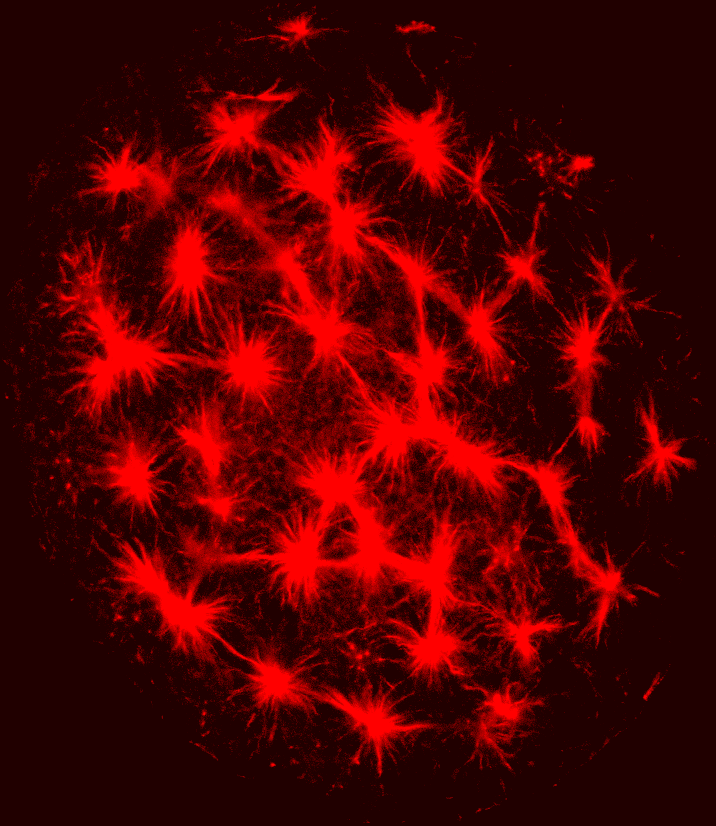
#> input picture expt/input_2_image009_cf_0.189.tif, 716 x 826 px, found by its file name
$ python voronoi_ExptData_12.2019.py
#> lines starting #> are read from the running program, lines starting #| are printed output that depends on the picture
from pylab import plot, ginput, show, axis
import sys
import numpy as np
import os
from random import uniform
from scipy.spatial import Voronoi, Delaunay , voronoi_plot_2d
import matplotlib.pyplot as plt
import matplotlib.image as mpimg
from shapely.geometry import MultiPoint, Point, Polygon
from shapely.ops import polygonize
from scipy.spatial import ConvexHull
from matplotlib.ticker import MaxNLocator
import cv2
import plot_voronoi as plotdata


#------------------------------------------------
# Area of a triangle
def triarea( a , b , c ):
	triarea = 0.5*abs( np.cross( (b - a ) , ( c - a ) )  )
	return triarea


# calculates the area of voronoi region
# [20 lines left out: functions calculate_area, pointOnCirl, not called in this run]


# return true if data lies inside the circle, false if outside
def checkCircle( dp , radius ):
	return( (( dp[0] - (w/2.0))**2 + (dp[1] - (h/2.0))**2 ) < radius**2 )

# return sq. dist
def get_sdistance(P1, P2):
	square_distance =  (P1[0]-P2[0])*(P1[0]-P2[0]) + (P1[1]-P2[1])*(P1[1]-P2[1])
	return square_distance

# merge the coordinates based on the distance b/w the.
# Not needed for expt data at the moment
# needed for simulation data - as 2 asters could be over-lapping
# [23 lines left out: function merge_coordinates, not called in this run]


#############################################################################################################
# 					                       Specify PATHs, filenames, parameters , criterion
#############################################################################################################


IPATH_Image     = './'         #'./image/'
filenameImage   =  'input_2_image009_cf_0.189'

OPATH_fig		= './'         # './output_fig/' #
OPATH_files		= './'         #'./output_files/' #
outfilename     = 'input_2_image009_cf_0.189'    # name by which the o/p files should be prefixed or suffixed


NumberBoundaryPoints  = 25
method                = 3
px2micron             = 0.189   # 1 px corresponds to um?
# work in progress to read metadata here n infer as in matlab - for now - its an input param for user

typeimage               = 'expt'   # work in progress, - pls ignore for now

vizpt                 	= 1  # bool for visual representation of voronoi plot.
						   # 0: minimal optimized bp represented
						   # 1: additional points represented but not considered for stats
NumberBoundaryPointsViz = 35


OffsetAU	            = 0      # not used now, exists due to historical reasons - pls ignore

overlay_plot            = 1
cuttoff_merge_expt      = 10 # value for cut-off
exptdata                = 1


#############################################################################################################
# 					                        Read in the image & extract aster centroids
#############################################################################################################

img = cv2.imread( IPATH_Image + filenameImage + '.tif' , 0   )
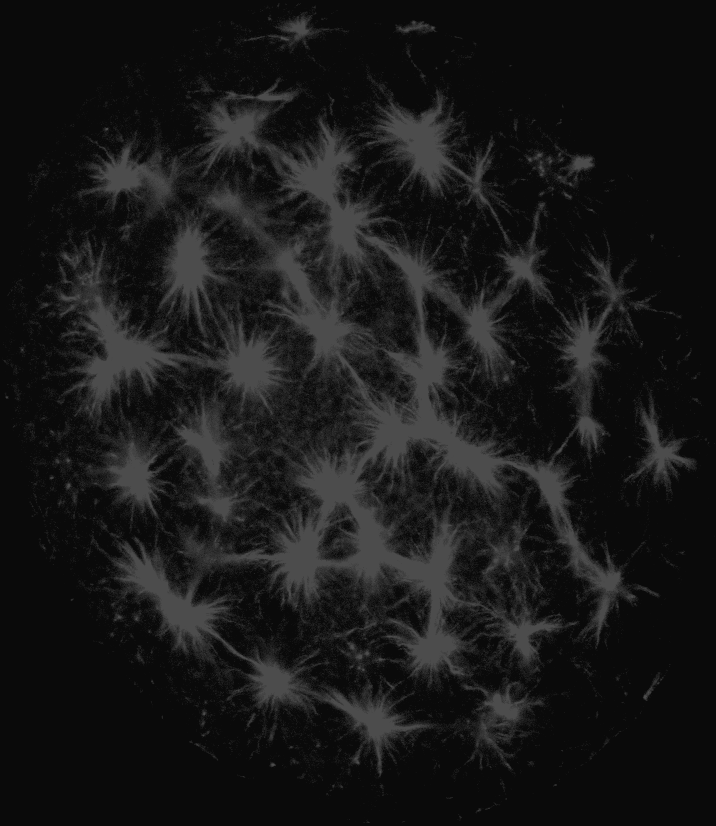
#> img: shape (826, 716); min 10, max 76, mean 24.1
h   = img.shape[0]
#> h = 826
w   = img.shape[1]
#> w = 716
print( h , w  )
#| 826 716
# mean half dimension along length n width
CellRad  =  (( h/2.0 + w/2.0 )/2.0 )
#> CellRad = 385.5


if exptdata:
	img = img[::-1]         # inversions required if - image & coordinates need to be overlaid
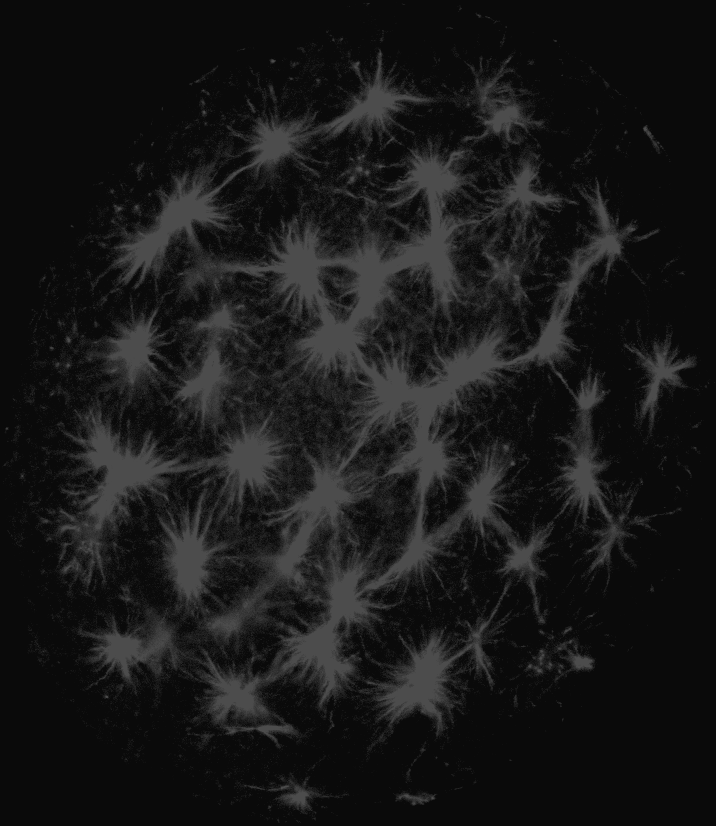
#> img: shape (826, 716); min 10, max 76, mean 24.1

f1 = plt.figure(1), plt.imshow( img )

# aster centroids interactively chosen by the user.
# After choosing the points - Press enter and close the image window for the code to continue
#> (the run stopped early here; a loop or call above may not have finished)
